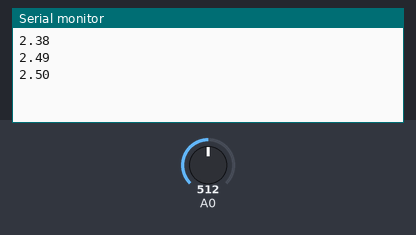
The sketch below on a simulated Arduino Uno, built with avr-gcc and run on an emulated ATmega328P. On the bench: the last lines printed to the serial monitor. The test bench sets the inputs (shaded band); at power-on: A0 = 512.

Above: at 1.2 s.
1.3 s: A0 set to 716
At 1.9 s:
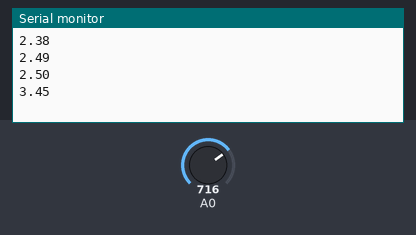
2.8 s: A0 set to 900
At 3.4 s:
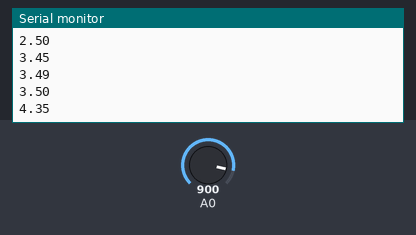
Timing chart, 0 to 5.8 s (numbered marks = the images above; inputs shaded):
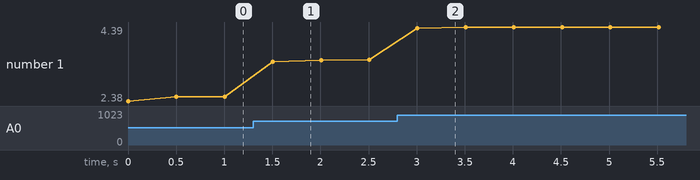

Measured:
- after the input at 1.3 s, the serial monitor: prints a new line after 0.20 s (image 1)
- after the input at 2.8 s, the serial monitor: prints a new line after 0.21 s (image 2)
- plotted number 1: 2.5 → 3.5 after the input at 1.3 s, 3.5 → 4.39 after the input at 2.8 s

The sketch:

h04.ino
```cpp
float sensorValue;
float sensorVoltage;
void setup() {
 Serial.begin(9600);

}

void loop()
{
  float Vin;
  float R1;
  int i;

 for (i=0;i<=5;i++)
 {
 sensorValue = 0.6* sensorValue + 0.4* analogRead(A0);}
 sensorVoltage = sensorValue * 5 / 1024;
 R1 = sensorVoltage * (1082000) / 5;
 Serial.println(sensorVoltage);
 delay(500);
}
```
